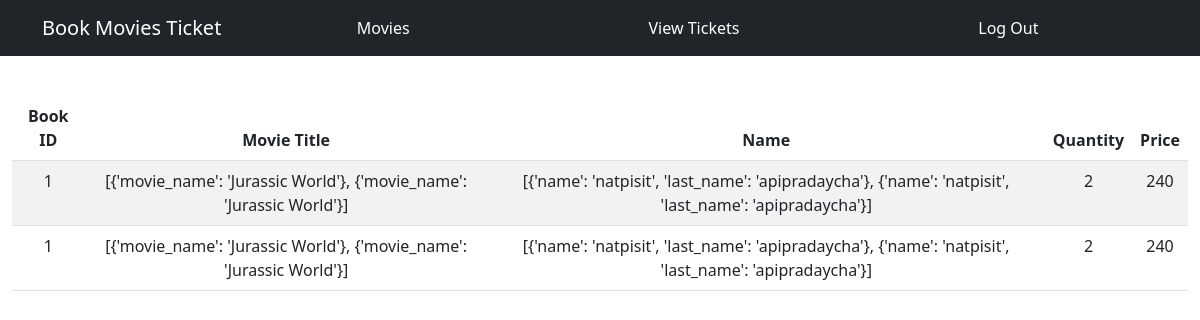
/ (signed in), run on the app's committed database.
### tables this page shows
CREATE TABLE booking(booking_id INTEGER PRIMARY KEY NOT NULL, quantity INTEGER, price INTEGER, movie_id INTEGER, userID INTEGER, date TEXT );

### app.py (the view)
@app.route("/")
@login_required
def index():
    bookings = db.execute(
        "SELECT * FROM booking WHERE userID = ?", session["user_id"])
    movieTitle = db.execute(
        "SELECT movie_name FROM movies JOIN booking ON booking.movie_id = movies.movie_id WHERE userID = ?", session["user_id"])
    name = db.execute(
        "SELECT name, last_name FROM users JOIN booking on booking.userID = users.user_id WHERE userID =?", session["user_id"])
    for booking in bookings:
        booking["bookID"] = bookings[0]["booking_id"]
        booking["quantity"] = bookings[0]["quantity"]
        booking["price"] = bookings[0]["price"]
    return render_template("index.html", name=name, movieTitle=movieTitle, bookings=bookings)

### helper.py (called while the page is built)
def login_required(f):
    @wraps(f)
    def decorated_function(*args, **kwargs):
        if session.get("user_id") is None:
            return redirect("/login")
        return f(*args, **kwargs)
    return decorated_function

### templates/index.html
{% extends "layout.html" %}
{%block main%}
<table class="table table-striped mt-5">
    <thead>
        <th>Book ID</th>
        <th>Movie Title</th>
        <th>Name</th>
        <th>Quantity</th>
        <th>Price</th>
    </thead>
    <tbody>
        {% for booking in bookings %}
        <tr>
            <td>{{booking.bookID}}</td>
            <td>{{movieTitle}}</td>
            <td>{{name}}</td>
            <td>{{booking.quantity}}</td>
            <td>{{booking.price}}</td>
        </tr>
        {% endfor %}
    </tbody>
</table>
{%endblock%}

### data on the page
booking: bookID "1", movieTitle "[{'movie_name': 'Jurassic World'}, {'movie_name': 'Jurassic World'}]", name "[{'name': 'natpisit', 'last_name': 'apipradaycha'}, {'name': 'natpisit', 'last_name': 'apipradaycha'}]", quantity "2", price "240"
booking: bookID "1", movieTitle "[{'movie_name': 'Jurassic World'}, {'movie_name': 'Jurassic World'}]", name "[{'name': 'natpisit', 'last_name': 'apipradaycha'}, {'name': 'natpisit', 'last_name': 'apipradaycha'}]", quantity "2", price "240"
